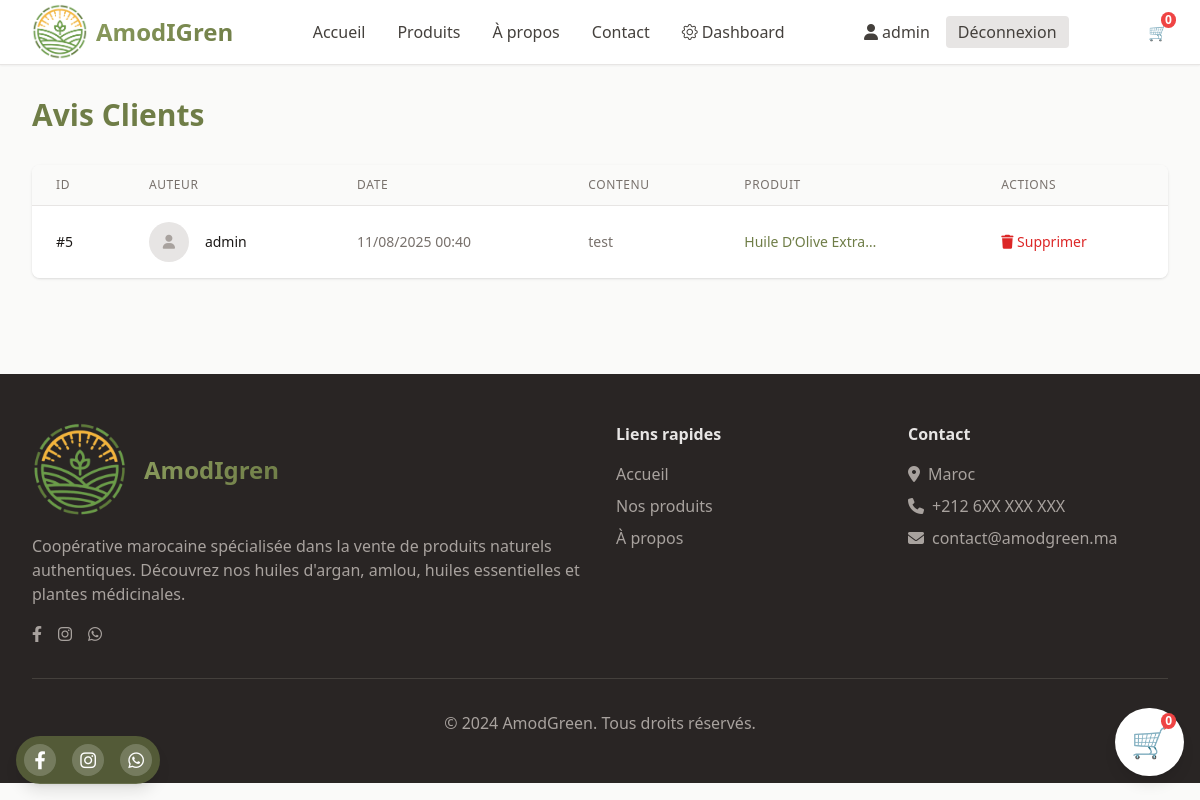
Page /ar/admin-dashboard/posts/ (signed in) on the committed database.
### store/models/Utilisateur.py (models this page shows)
class CustomUser(AbstractUser):
    bio = models.TextField(max_length=500, blank=True, verbose_name="Biographie")
    phone = models.CharField(max_length=20, blank=True, verbose_name="Téléphone")
    city = models.CharField(max_length=100, blank=True, verbose_name="Ville")
    class Meta:
        verbose_name = "Utilisateur"
        verbose_name_plural = "Utilisateurs"

### store/models/Communaute.py (models this page shows, shortened)
class CommunityPost(models.Model):
    author = models.ForeignKey(settings.AUTH_USER_MODEL, on_delete=models.CASCADE, verbose_name="Auteur")
    title = models.CharField(max_length=200, verbose_name="Titre")
    content = models.TextField(verbose_name="Contenu")
    product = models.ForeignKey('store.Product', on_delete=models.CASCADE, verbose_name="Produit lié")
    rating = models.PositiveSmallIntegerField(
        choices=[
            (5, '★★★★★ - Excellent'),
            (4, '★★★★☆ - Très bon'),
            (3, '★★★☆☆ - Bon'),
            (2, '★★☆☆☆ - Moyen'),
            (1, '★☆☆☆☆ - Décevant'),
        ],
        verbose_name="Note"
    )
    image = models.ImageField(upload_to='reviews/', blank=True, null=True, verbose_name="Photo")
    is_approved = models.BooleanField(default=True, verbose_name="Approuvé")
    created_at = models.DateTimeField(auto_now_add=True)
    updated_at = models.DateTimeField(auto_now=True)
    class Meta:
        verbose_name = "Avis produit"
        verbose_name_plural = "Avis produits"
        ordering = ['-created_at']

### store/models/Produit.py (models this page shows, shortened)
class Product(models.Model):
    name = models.CharField(max_length=200, verbose_name="Nom du produit")
    name_ar = models.CharField(max_length=200, blank=True, verbose_name="Nom (Arabe)")
    description = models.TextField(verbose_name="Description")
    description_ar = models.TextField(blank=True, verbose_name="Description (Arabe)")
    ingredients = models.TextField(blank=True, verbose_name="Ingrédients")
    ingredients_ar = models.TextField(blank=True, verbose_name="Ingrédients (Arabe)")
    price = models.DecimalField(max_digits=10, decimal_places=2, verbose_name="Prix (MAD)")
    image = models.ImageField(upload_to='products/', verbose_name="Image principale")
    category = models.ForeignKey(Category, on_delete=models.CASCADE, verbose_name="Catégorie")
    is_available = models.BooleanField(default=True, verbose_name="Disponible")
    created_at = models.DateTimeField(auto_now_add=True)
    updated_at = models.DateTimeField(auto_now=True)
    default_variant = models.ForeignKey(
        'ProductVariant',
        null=True,
        blank=True,
        on_delete=models.SET_NULL,
        related_name='default_for_products',
        verbose_name="Variante par défaut"
    )
    class Meta:
        verbose_name = "Produit"
        verbose_name_plural = "Produits"
        ordering = ['-created_at']

### store/views/views_admin.py (the view)
# urls.py: path('admin-dashboard/posts/', views_admin.post_list, name='post_list'),
@login_required
@user_passes_test(lambda u: u.is_staff)
def post_list(request):
    posts = CommunityPost.objects.select_related('author', 'product').order_by('-created_at')
    paginator = Paginator(posts, 10)
    page_number = request.GET.get('page')
    try:
        posts = paginator.page(page_number)
    except PageNotAnInteger:
        posts = paginator.page(1)
    except EmptyPage:
        posts = paginator.page(paginator.num_pages)
    return render(request, 'admin/post_list.html', {'posts': posts})

### store/context_processors.py (called while the page is built)
def cart_count(request):
    cart = get_or_create_cart(request)
    return {'cart_count': cart.items.count()}

### store/utils.py (called while the page is built)
def get_or_create_cart(request):
    if request.user.is_authenticated:
        cart, created = Cart.objects.get_or_create(user=request.user)
    else:
        if not request.session.session_key:
            request.session.create()
        session_key = request.session.session_key
        cart, created = Cart.objects.get_or_create(session_key=session_key, user=None)
    return cart

### templates/admin/post_list.html (shortened to what this page needs)
{% extends 'base.html' %}
{% load static %}
{% block content %}
<div class="max-w-7xl mx-auto px-4 sm:px-6 lg:px-8 py-8">
    <h1 class="text-3xl font-bold text-olive-600 mb-8">Avis Clients</h1>
    <div class="bg-white shadow rounded-lg overflow-hidden">
        <div class="overflow-x-auto">
            <table class="min-w-full divide-y divide-stone-200">
                <thead class="bg-stone-50">
                    <tr>
                        <th class="px-6 py-3 text-left text-xs font-medium text-stone-500 uppercase tracking-wider">ID</th>
                        <th class="px-6 py-3 text-left text-xs font-medium text-stone-500 uppercase tracking-wider">Auteur</th>
                        <th class="px-6 py-3 text-left text-xs font-medium text-stone-500 uppercase tracking-wider">Date</th>
                        <th class="px-6 py-3 text-left text-xs font-medium text-stone-500 uppercase tracking-wider">Contenu</th>
                        <th class="px-6 py-3 text-left text-xs font-medium text-stone-500 uppercase tracking-wider">Produit</th>
                        <th class="px-6 py-3 text-left text-xs font-medium text-stone-500 uppercase tracking-wider">Actions</th>
                    </tr>
                </thead>
                <tbody class="bg-white divide-y divide-stone-200">
                    {% for post in posts %}
                    <tr class="hover:bg-stone-50">
                        <td class="px-6 py-4 whitespace-nowrap text-sm font-medium text-stone-900">#{{ post.id }}</td>
                        <td class="px-6 py-4 whitespace-nowrap text-sm text-stone-500">
                            <div class="flex items-center">
                                <div class="flex-shrink-0 h-10 w-10">
                                    {% if post.author.profile_picture %}
                                    <img class="h-10 w-10 rounded-full" src="{{ post.author.profile_picture.url }}" alt="">
                                    {% else %}
                                    <div class="h-10 w-10 rounded-full bg-stone-200 flex items-center justify-center">
                                        <i class="fas fa-user text-stone-400"></i>
                                    </div>
                                    {% endif %}
                                </div>
                                <div class="ml-4">
                                    <div class="text-sm font-medium text-stone-900">{{ post.author.username }}</div>
                                </div>
                            </div>
                        </td>
                        <td class="px-6 py-4 whitespace-nowrap text-sm text-stone-500">{{ post.created_at|date:"d/m/Y H:i" }}</td>
                        <td class="px-6 py-4 text-sm text-stone-500 max-w-xs truncate">{{ post.content }}</td>
                        <td class="px-6 py-4 whitespace-nowrap text-sm text-stone-500">
                            {% if post.product %}
                            <a href="{% url 'product_detail' post.product.id %}" class="text-olive-600 hover:text-olive-800">
                                {{ post.product.name|truncatechars:20 }}
                            </a>
                            {% else %}
                            <span class="text-stone-400">-</span>
                            {% endif %}
                        </td>
                        <td class="px-6 py-4 whitespace-nowrap text-sm font-medium">
                            <a href="#" class="text-red-600 hover:text-red-800" onclick="return confirm('Êtes-vous sûr de vouloir supprimer cet avis?')">
                                <i class="fas fa-trash"></i> Supprimer
                            </a>
                        </td>
                    </tr>
                    {% empty %}
                    <tr>
                        <td colspan="6" class="px-6 py-4 text-center text-stone-500">Aucun avis trouvé</td>
                    </tr>
                    {% endfor %}
                </tbody>
            </table>
        </div>
    </div>
</div>
{% endblock %}

### templates/base.html (shortened to what this page needs)
{% load static %}
{% load widget_tweaks %}
<!DOCTYPE html>
<html lang="fr" class="h-full">
<head>
    <link rel="stylesheet" href="https://cdnjs.cloudflare.com/ajax/libs/font-awesome/6.4.0/css/all.min.css">
    <link href="{% static 'css/main.css' %}" rel="stylesheet" />
    <link rel="stylesheet" href="https://cdn.jsdelivr.net/npm/bootstrap-icons@1.10.5/font/bootstrap-icons.css" />
</head>
<body class="min-h-full bg-stone-50 text-stone-800">
    <nav class="bg-white shadow-sm border-b border-stone-200 sticky top-0 z-50">
        <div class="max-w-7xl mx-auto px-4 sm:px-6 lg:px-8">
            <div class="flex justify-between items-center h-16">
                <div class="flex items-center">
                    <a href="{% url 'home' %}" class="flex items-center space-x-2">
                        <img src="{% static 'img/logo2.png' %}" alt="Logo AmodIGren" class="h-14 w-auto">
                        <span class="text-2xl font-bold text-gradient">AmodIGren</span>
                    </a>
                </div>
                <div class="hidden md:flex space-x-8">
                    <a href="{% url 'home' %}" class="text-stone-700 hover:text-olive-600 transition-colors">Accueil</a>
                    <a href="{% url 'product_list' %}"
                        class="text-stone-700 hover:text-olive-600 transition-colors">Produits</a>
                    <a href="{% url 'about' %}" class="text-stone-700 hover:text-olive-600 transition-colors">À
                        propos</a>
                    <a href="{% url 'contact' %}"
                        class="text-stone-700 hover:text-olive-600 transition-colors">Contact</a>
                    {% if user.is_staff %}
                    <a class="text-stone-700 hover:text-olive-600 transition-colors" href="{% url 'admin_dashboard' %}">
                        <i class="bi bi-gear me-1"></i>Dashboard
                    </a>
                    {% endif %}
                </div>
                <div class="hidden sm:flex items-center space-x-4">
                    {% if user.is_authenticated %}
                    <a href="{% url 'profile' %}" class="text-stone-700 hover:text-olive-600 transition-colors">
                        <i class="fas fa-user"></i> {{ user.first_name|default:user.username }}
                    </a>
                    <a href="{% url 'logout' %}"
                        class="bg-stone-200 hover:bg-stone-300 text-stone-700 px-3 py-1 rounded transition-colors">
                        Déconnexion
                    </a>
                    {% endif %}
                </div>
                <div class="hidden sm:flex items-center space-x-6">
                    <a href="{% url 'view_cart' %}" class="relative text-gray-700 hover:text-green-700">
                        🛒
                        <span
                            class="absolute -top-2 -right-2 bg-red-500 text-white text-xs font-bold rounded-full px-1">
                            {{ cart_count|default:0 }}
                        </span>
                    </a>
                </div>
                <div class="fixed bottom-6 right-4 z-50 bg-white p-3 sm:p-4 rounded-full shadow-lg">
                    <a href="{% url 'view_cart' %}"
                        class="relative text-gray-700 hover:text-green-700 text-2xl sm:text-3xl">
                        🛒
                        <span id="cart-count"
                            class="absolute -top-2 -right-2 bg-red-500 text-white text-xs font-bold rounded-full px-1">
                            {{ cart_count|default:0 }}
                        </span>
                    </a>
                </div>
            </div>
        </div>
    </nav>
    <main>
        {% block content %}
        {% endblock %}
        <div
            class="fixed bottom-4 left-4 z-50 flex flex-col sm:flex-row items-center sm:space-x-4 space-y-4 sm:space-y-0 bg-olive-700 bg-opacity-90 rounded-full p-2 shadow-lg">
            <a href="#"
                class="w-8 h-8 bg-white bg-opacity-20 rounded-full flex items-center justify-center hover:bg-opacity-30 transition-colors">
                <i class="fab fa-facebook-f text-lg text-white"></i>
            </a>
            <a href="#"
                class="w-8 h-8 bg-white bg-opacity-20 rounded-full flex items-center justify-center hover:bg-opacity-30 transition-colors">
                <i class="fab fa-instagram text-lg text-white"></i>
            </a>
            <a href="#"
                class="w-8 h-8 bg-white bg-opacity-20 rounded-full flex items-center justify-center hover:bg-opacity-30 transition-colors">
                <i class="fab fa-whatsapp text-lg text-white"></i>
            </a>
        </div>
    </main>
    <footer class="bg-stone-800 text-stone-200 mt-16">
        <div class="max-w-7xl mx-auto px-4 sm:px-6 lg:px-8 py-12">
            <div class="grid grid-cols-1 md:grid-cols-4 gap-8">
                <div class="col-span-1 md:col-span-2">
                    <div class="col-span-1 md:col-span-2 flex items-center space-x-4 mb-4">
                        <img src="{% static 'img/logo2.png' %}" alt="Logo AmodGreen" class="h-24 w-auto">
                        <h3 class="text-2xl font-bold text-gradient">AmodIgren</h3>
                    </div>
                    <p class="text-stone-400 mb-4">
                        Coopérative marocaine spécialisée dans la vente de produits naturels authentiques.
                        Découvrez nos huiles d'argan, amlou, huiles essentielles et plantes médicinales.
                    </p>
                    <div class="flex space-x-4">
                        <a href="#" class="text-stone-400 hover:text-white transition-colors">
                            <i class="fab fa-facebook-f"></i>
                        </a>
                        <a href="#" class="text-stone-400 hover:text-white transition-colors">
                            <i class="fab fa-instagram"></i>
                        </a>
                        <a href="#" class="text-stone-400 hover:text-white transition-colors">
                            <i class="fab fa-whatsapp"></i>
                        </a>
                    </div>
                </div>
                <div>
                    <h4 class="font-semibold mb-4">Liens rapides</h4>
                    <ul class="space-y-2">
                        <li><a href="{% url 'home' %}"
                                class="text-stone-400 hover:text-white transition-colors">Accueil</a></li>
                        <li><a href="{% url 'product_list' %}"
                                class="text-stone-400 hover:text-white transition-colors">Nos produits</a></li>
                        <li><a href="{% url 'about' %}" class="text-stone-400 hover:text-white transition-colors">À
                                propos</a></li>
                    </ul>
                </div>
                <div>
                    <h4 class="font-semibold mb-4">Contact</h4>
                    <ul class="space-y-2 text-stone-400">
                        <li><i class="fas fa-map-marker-alt mr-2"></i>Maroc</li>
                        <li><i class="fas fa-phone mr-2"></i>+212 6XX XXX XXX</li>
                        <li><i class="fas fa-envelope mr-2"></i>contact@amodgreen.ma</li>
                    </ul>
                </div>
            </div>
            <div class="border-t border-stone-700 mt-8 pt-8 text-center text-stone-400">
                <p>&copy; 2024 AmodGreen. Tous droits réservés.</p>
            </div>
        </div>
    </footer>
</body>
</html>

### static/css/main.css (style rules this page uses)
.text-gradient { background: linear-gradient(135deg, #8a9b5d, #6f7d47); -webkit-background-clip: text; -webkit-text-fill-color: transparent; background-clip: text; }

### rows in the picture
CustomUser: first_name "admin"
CommunityPost: id "5", author.username "admin", created_at "11/08/2025 00:40", content "test", product.name "Huile D’Olive Extra…"

### other values in the picture
{{ cart_count|default:0 }} "0"
